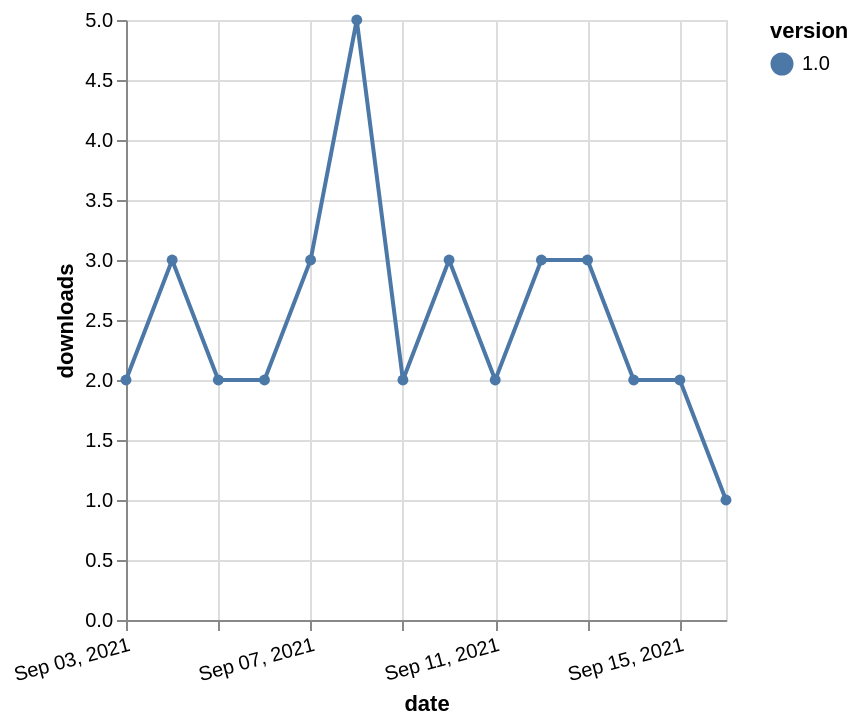

Vega-Lite specification for this chart:
### Vega-Lite specification from a JSON file in a GitHub repository (floating-point values rounded to 4 significant figures)
{"$schema": "https://vega.github.io/schema/vega-lite/v5.json", "description": "A simple bar chart with embedded data.", "data": {"values": [{"date": "2021-09-03", "total": 2436, "delta": 2, "version": "1.0"}, {"date": "2021-09-04", "total": 2439, "delta": 3, "version": "1.0"}, {"date": "2021-09-05", "total": 2441, "delta": 2, "version": "1.0"}, {"date": "2021-09-06", "total": 2443, "delta": 2, "version": "1.0"}, {"date": "2021-09-07", "total": 2446, "delta": 3, "version": "1.0"}, {"date": "2021-09-08", "total": 2451, "delta": 5, "version": "1.0"}, {"date": "2021-09-09", "total": 2453, "delta": 2, "version": "1.0"}, {"date": "2021-09-10", "total": 2456, "delta": 3, "version": "1.0"}, {"date": "2021-09-11", "total": 2458, "delta": 2, "version": "1.0"}, {"date": "2021-09-12", "total": 2461, "delta": 3, "version": "1.0"}, {"date": "2021-09-13", "total": 2464, "delta": 3, "version": "1.0"}, {"date": "2021-09-14", "total": 2466, "delta": 2, "version": "1.0"}, {"date": "2021-09-15", "total": 2468, "delta": 2, "version": "1.0"}, {"date": "2021-09-16", "total": 2469, "delta": 1, "version": "1.0"}]}, "width": "container", "mark": {"type": "line", "point": {"filled": true}}, "encoding": {"x": {"field": "date", "type": "temporal", "timeUnit": "yearmonthdate", "title": "date", "axis": {"labelAngle": -15}}, "y": {"field": "delta", "type": "quantitative", "title": "downloads"}, "color": {"field": "version", "type": "nominal"}, "tooltip": {"field": "delta"}}}
